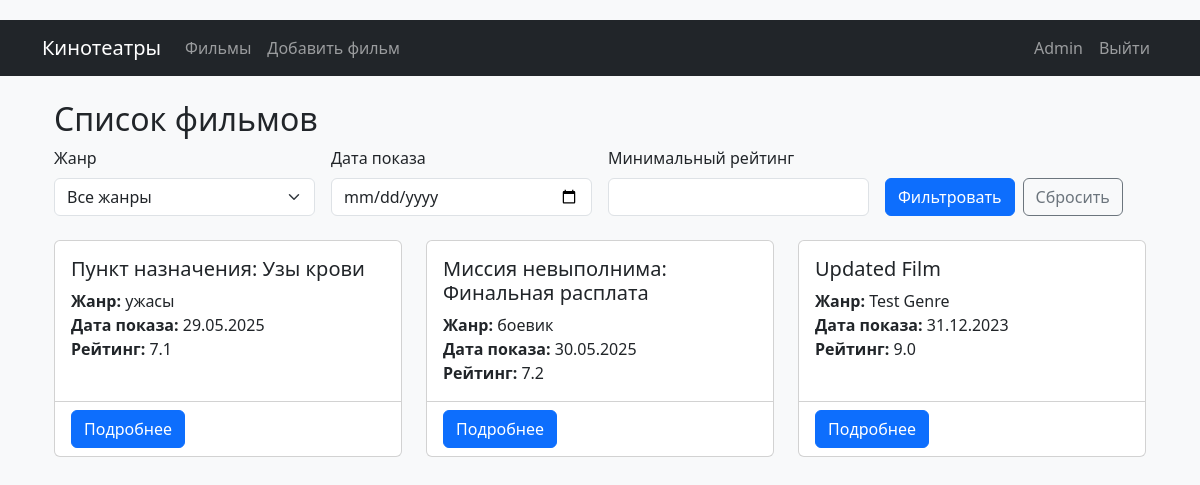
Page /films (signed in) on the committed database.
### data/users.py (models this page shows, shortened)
class User(UserMixin, SqlAlchemyBase):
    __tablename__ = 'users'
    id = sqlalchemy.Column(sqlalchemy.Integer, primary_key=True, autoincrement=True)
    name = sqlalchemy.Column(sqlalchemy.String, nullable=False)
    email = sqlalchemy.Column(sqlalchemy.String, index=True, unique=True, nullable=False)
    hashed_password = sqlalchemy.Column(sqlalchemy.String, nullable=False)
    is_admin = sqlalchemy.Column(sqlalchemy.Boolean, default=False)

### data/films.py (models this page shows, shortened)
class Film(SqlAlchemyBase, SerializerMixin):
    __tablename__ = 'films'
    id = sqlalchemy.Column(sqlalchemy.Integer, primary_key=True, autoincrement=True)
    title = sqlalchemy.Column(sqlalchemy.String, nullable=False)
    genre = sqlalchemy.Column(sqlalchemy.String, nullable=False)
    release_date = sqlalchemy.Column(sqlalchemy.Date, nullable=False)
    rating = sqlalchemy.Column(sqlalchemy.Float, nullable=False)
    trailer_url = sqlalchemy.Column(sqlalchemy.String, nullable=False)
    theaters = sqlalchemy.Column(sqlalchemy.String, nullable=False)

### app.py (the view)
@app.route('/films')
@login_required
def films_list():
    db_sess = create_session()
    genre = request.args.get('genre')
    date = request.args.get('date')
    rating = request.args.get('rating')
    query = db_sess.query(Film)
    if genre:
        query = query.filter(Film.genre == genre)
    if date:
        query = query.filter(Film.release_date == datetime.strptime(date, '%Y-%m-%d').date())
    if rating:
        query = query.filter(Film.rating >= float(rating))
    films = query.all()
    genres = [film.genre for film in db_sess.query(Film.genre).distinct()]
    return render_template(
        'films.html',
        films=films,
        genres=genres,
        selected_genre=genre,
        selected_date=date,
        selected_rating=rating,
        today=datetime.now().date()
    )

### app.py (called while the page is built)
@login_manager.user_loader
def load_user(user_id):
    db_sess = create_session()
    return db_sess.query(User).get(user_id)

### data/db_session.py (called while the page is built)
def create_session() -> Session:
    global __factory
    return __factory()

### templates/films.html (shortened to what this page needs)
{% extends "base.html" %}
{% block content %}
<div class="container mt-4">
    <h2>Список фильмов</h2>
    <form method="GET" action="{{ url_for('films_list') }}" class="mb-4">
        <div class="row g-3">
            <div class="col-md-3">
                <label for="genre" class="form-label">Жанр</label>
                <select class="form-select" id="genre" name="genre">
                    <option value="">Все жанры</option>
                </select>
            </div>
            <div class="col-md-3">
                <label for="date" class="form-label">Дата показа</label>
                <input type="date" class="form-control" id="date" name="date" value="{{ selected_date }}">
            </div>
            <div class="col-md-3">
                <label for="rating" class="form-label">Минимальный рейтинг</label>
                <input type="number" step="0.1" min="0" max="10" class="form-control" id="rating" name="rating"
                       value="{{ selected_rating }}">
            </div>
            <div class="col-md-3 d-flex align-items-end">
                <button type="submit" class="btn btn-primary">Фильтровать</button>
                <a href="{{ url_for('films_list') }}" class="btn btn-outline-secondary ms-2">Сбросить</a>
            </div>
        </div>
    </form>
    <div class="row">
        {% for film in films %}
        <div class="col-md-4 mb-4">
            <div class="card h-100">
                <div class="card-body">
                    <h5 class="card-title">{{ film.title }}</h5>
                    <p class="card-text">
                        <strong>Жанр:</strong> {{ film.genre }}<br>
                        <strong>Дата показа:</strong> {{ film.release_date.strftime('%d.%m.%Y') }}<br>
                        <strong>Рейтинг:</strong> {{ film.rating }}
                    </p>
                </div>
                <div class="card-footer bg-transparent">
                    <a href="{{ url_for('film_detail', film_id=film.id) }}" class="btn btn-primary">Подробнее</a>
                </div>
            </div>
        </div>
        {% endfor %}
    </div>
</div>
{% endblock %}

### templates/base.html (shortened to what this page needs)
<!DOCTYPE html>
<html lang="ru">
<head>
    <link href="https://cdn.jsdelivr.net/npm/bootstrap@5.3.0/dist/css/bootstrap.min.css" rel="stylesheet">
    <link rel="stylesheet" href="{{ url_for('static', filename='style.css') }}">
</head>
<body>
<nav class="navbar navbar-expand-lg navbar-dark bg-dark">
    <div class="container">
        <a class="navbar-brand" href="{{ url_for('index') }}">Кинотеатры</a>
        <div class="collapse navbar-collapse" id="navbarNav">
            {% if current_user.is_authenticated %}
            <ul class="navbar-nav me-auto">
                <li class="nav-item">
                    <a class="nav-link" href="{{ url_for('films_list') }}">Фильмы</a>
                </li>
                {% if current_user.is_admin %}
                <li class="nav-item">
                    <a class="nav-link" href="{{ url_for('add_film') }}">Добавить фильм</a>
                </li>
                {% endif %}
            </ul>
            {% endif %}
            <ul class="navbar-nav">
                {% if current_user.is_authenticated %}
                <li class="nav-item">
                    <span class="nav-link">{{ current_user.name }}</span>
                </li>
                <li class="nav-item">
                    <a class="nav-link" href="{{ url_for('logout') }}">Выйти</a>
                </li>
                {% endif %}
            </ul>
        </div>
    </div>
</nav>
<div class="container mt-4">
    {% block content %}{% endblock %}
</div>
</body>
</html>

### static/style.css (style rules this page uses)
body { padding-top: 20px; background-color: #f8f9fa; }
.card { transition: transform 0.2s; }

### rows in the picture
User: name "Admin"
Film: title "Пункт назначения: Узы крови", genre "ужасы", release_date "29.05.2025", rating "7.1"
Film: title "Миссия невыполнима: Финальная расплата", genre "боевик", release_date "30.05.2025", rating "7.2"
Film: title "Updated Film", genre "Test Genre", release_date "31.12.2023", rating "9.0"
